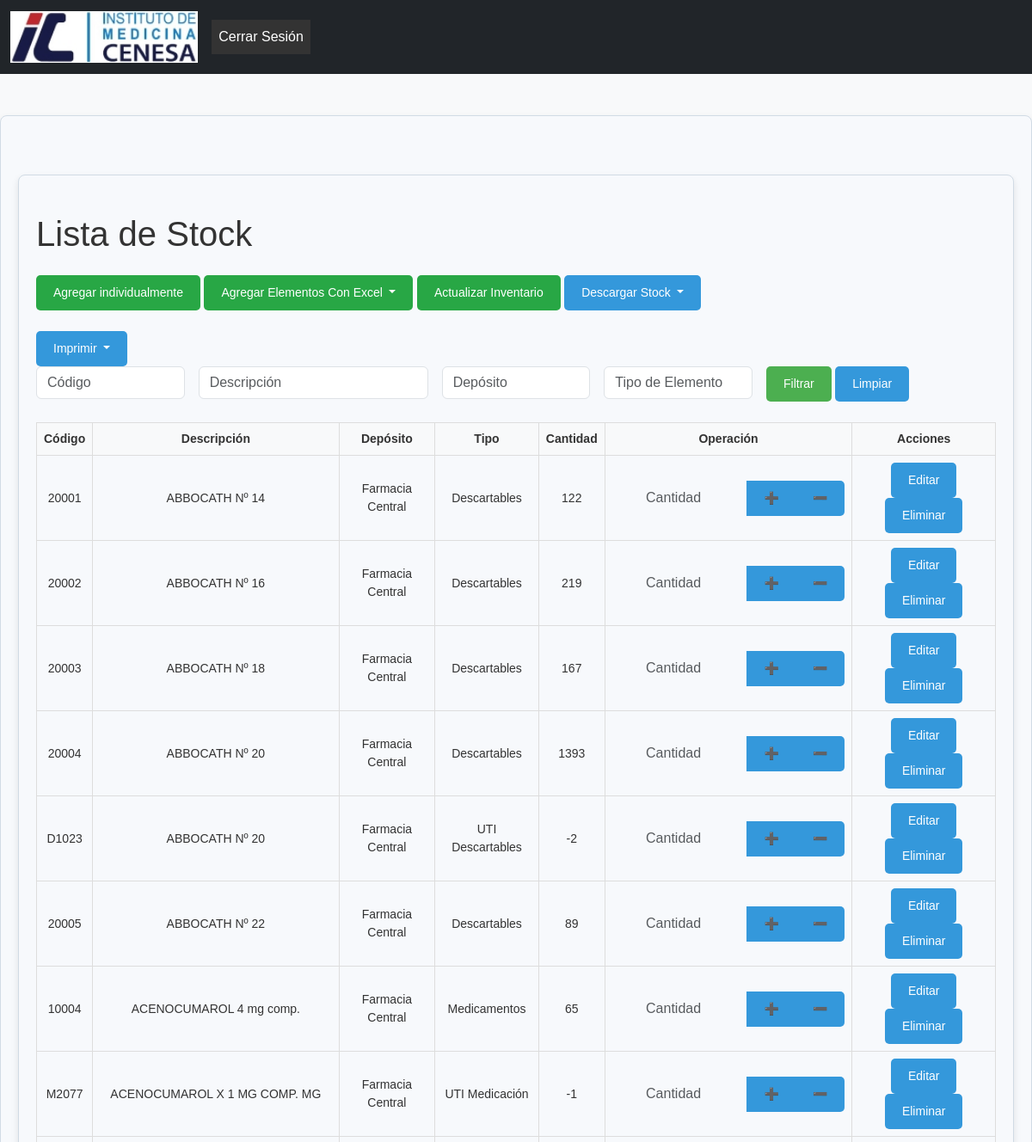
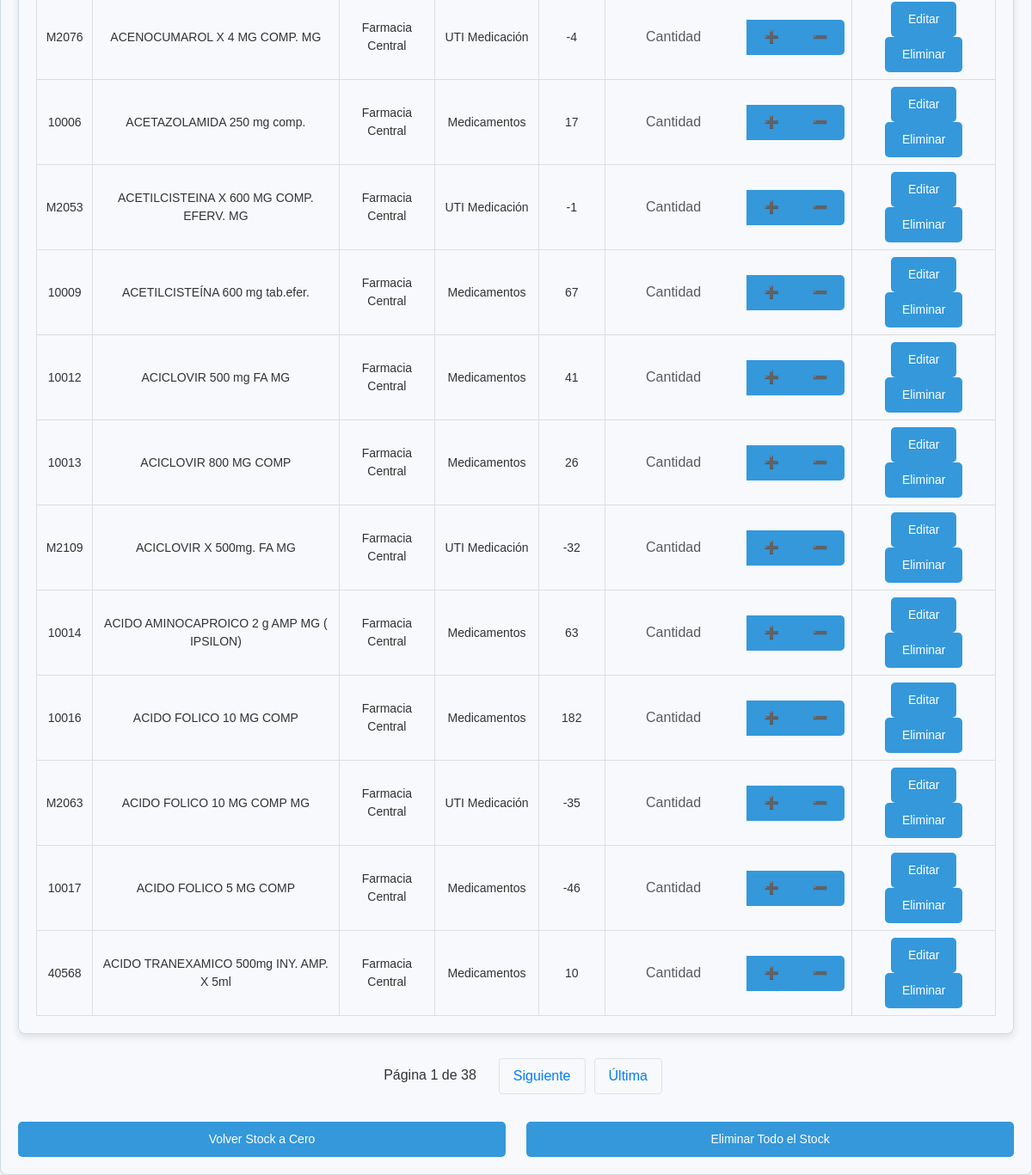
Page /listar-stock/ on the earlier database version (2 pictures, top to bottom).
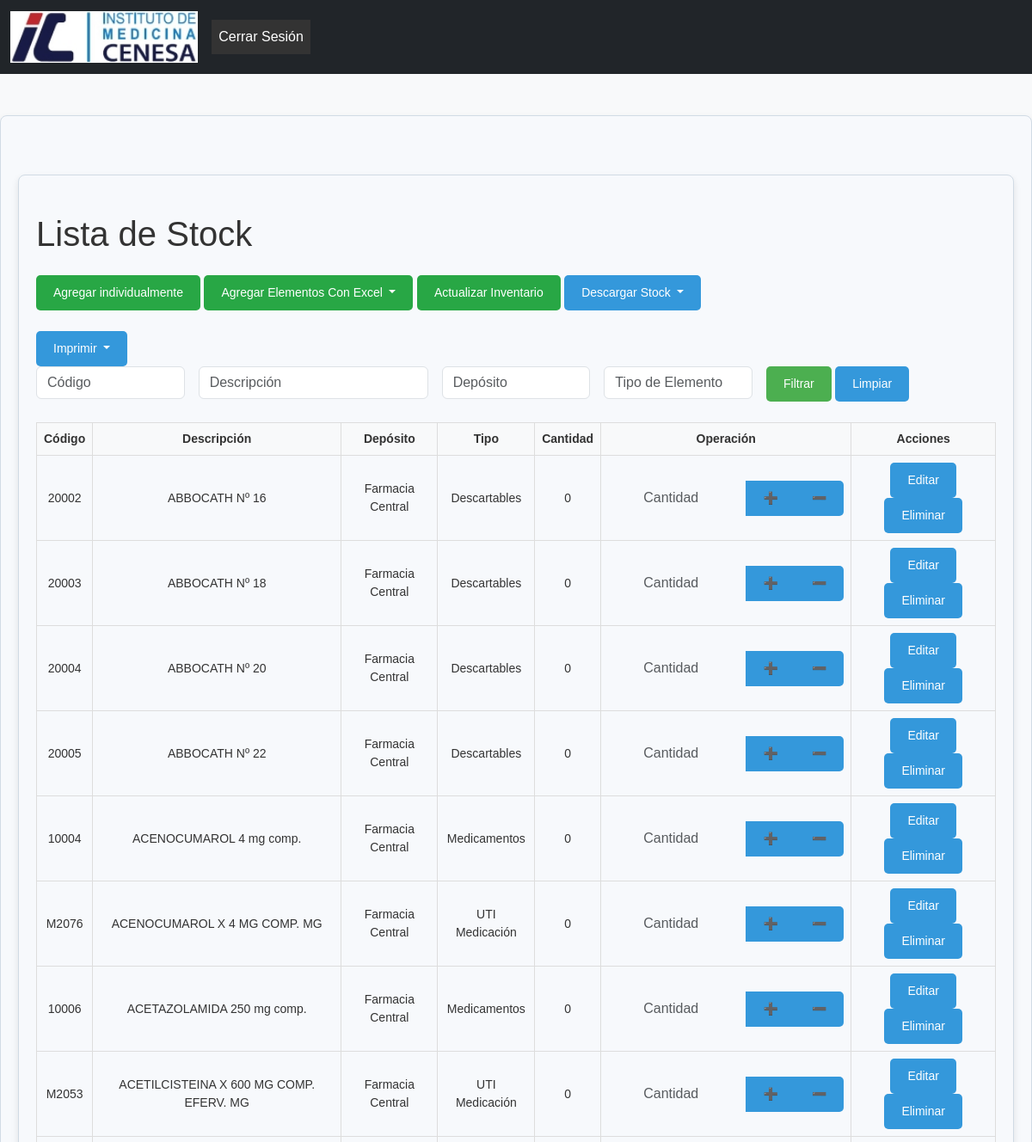
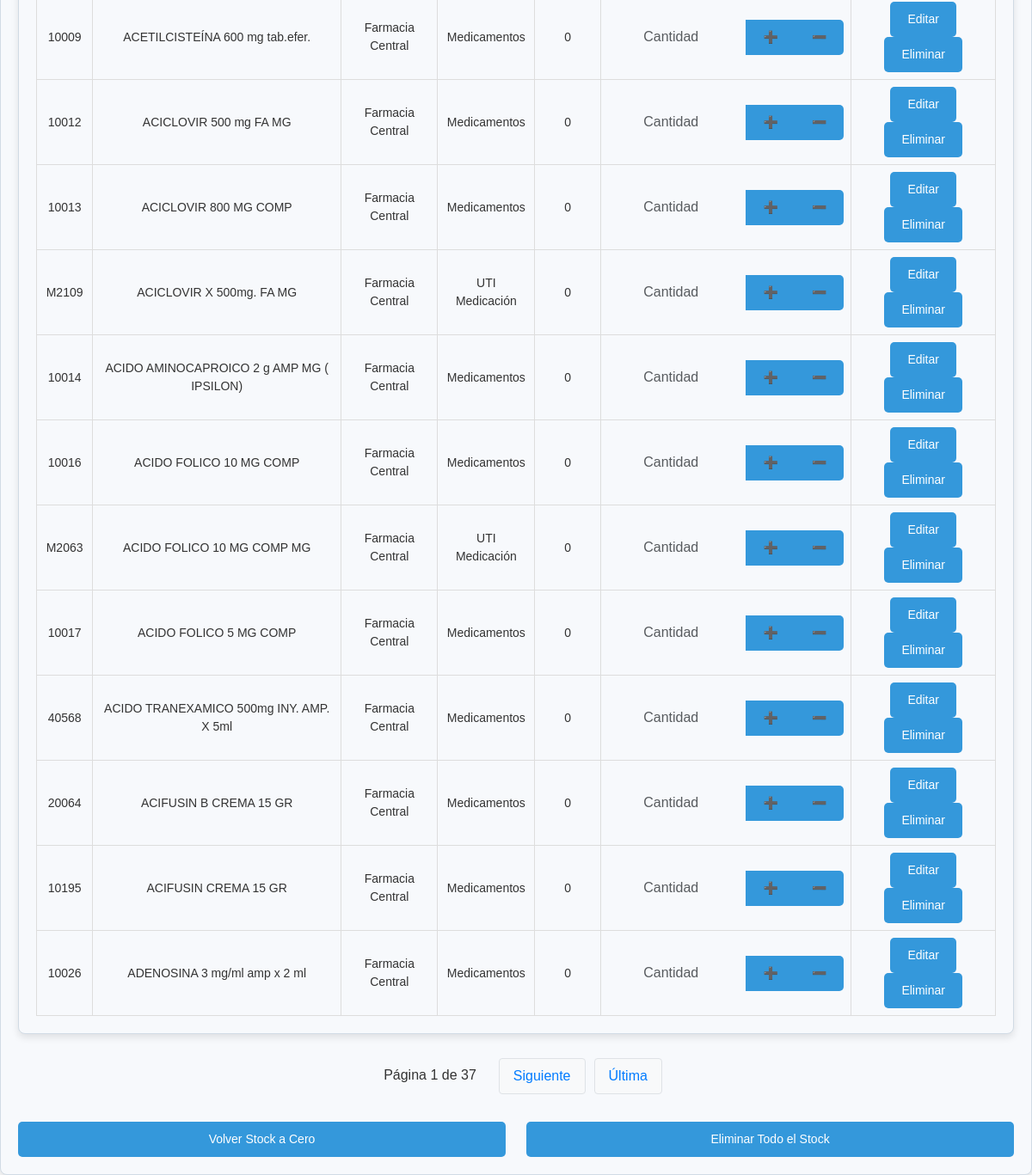
Same page on the later database version (2 pictures, top to bottom).
### formularios/models.py (models this page shows, shortened)
class Stock(models.Model):
    codigo = models.CharField(max_length=100, unique=True)
    descripcion = models.CharField(max_length=255)
    deposito = models.CharField(max_length=255)
    tipo_elemento = models.CharField(max_length=255)
    cantidad = models.DecimalField(max_digits=10, decimal_places=0)

### formularios/views.py (the view)
# urls.py: path('listar-stock/', views.listar_stock, name='listar_stock'),
def listar_stock(request):
    filtro_codigo = request.GET.get('codigo', '')
    filtro_descripcion = request.GET.get('descripcion', '')
    filtro_deposito = request.GET.get('deposito', '')
    filtro_tipo = request.GET.get('tipo', '')
    stock_items = Stock.objects.all()
    if filtro_codigo:
        stock_items = stock_items.filter(codigo__icontains=filtro_codigo)
    if filtro_descripcion:
        stock_items = stock_items.filter(descripcion__icontains=filtro_descripcion)
    if filtro_deposito:
        stock_items = stock_items.filter(deposito__icontains=filtro_deposito)
    if filtro_tipo:
        stock_items = stock_items.filter(tipo_elemento__icontains=filtro_tipo)
    paginator = Paginator(stock_items, 20)  # 20 elementos por página
    page_number = request.GET.get('page')  # Obtener el número de página de la solicitud GET
    page_obj = paginator.get_page(page_number)  # Obtener los elementos paginados
    return render(request, 'farmacia/listar_stock.html', {
        'stock_items': page_obj,  # Usar los elementos paginados en lugar del queryset completo
        'filtro_codigo': filtro_codigo,
        'filtro_descripcion': filtro_descripcion,
        'filtro_deposito': filtro_deposito,
        'filtro_tipo': filtro_tipo,
        'page_obj': page_obj  # Pasar la información de la página para manejar la paginación en la plantilla
    })

### formularios/templates/farmacia/listar_stock.html (shortened to what the changed rows need)
{% extends 'base.html' %}
{% load widget_tweaks %}
{% block content %}
<div class="container mt-5">
    <h1 class="my-4">Lista de Stock</h1>
    <div class="table-responsive">
        <table class="table-excel">
            <thead>
                <tr>
                    <th scope="col">Código</th>
                    <th scope="col">Descripción</th>
                    <th scope="col">Depósito</th>
                    <th scope="col">Tipo</th>
                    <th scope="col">Cantidad</th>
                    <th scope="col">Operación</th>
                    <th scope="col">Acciones</th>
                </tr>
            </thead>
            <tbody>
                {% for item in stock_items %}
                <tr id="row-{{ item.codigo }}">
                    <td>{{ item.codigo }}</td>
                    <td>{{ item.descripcion }}</td>
                    <td>{{ item.deposito }}</td>
                    <td>{{ item.tipo_elemento }}</td>
                    <td id="cantidad-{{ item.codigo }}">{{ item.cantidad }}</td>
                    <td>
                        <form id="form-{{ item.codigo }}" class="modificar-stock-form">
                            <div class="input-group">
                                <input type="number" name="cantidad" class="form-control" placeholder="Cantidad" min="1">
                                <button type="button" class="btn btn-success btn-incrementar" data-codigo="{{ item.codigo }}">➕</button>
                                <button type="button" class="btn btn-danger btn-decrementar" data-codigo="{{ item.codigo }}">➖</button>
                            </div>
                        </form>
                    </td>
                    <td>
                        <a href="{% url 'editar_producto' item.codigo %}" class="btn btn-sm btn-warning">Editar</a>
                        <button type="button" class="btn btn-sm btn-danger btn-eliminar" data-codigo="{{ item.codigo }}">Eliminar</button>
                    </td>
                </tr>
                {% endfor %}
            </tbody>
        </table>
    </div>
</div>
<div class="pagination">
    <span class="step-links">
        <span>Página {{ page_obj.number }} de {{ page_obj.paginator.num_pages }}</span>
        {% if page_obj.has_next %}
            <a href="?page={{ page_obj.next_page_number }}{% if request.GET %}&amp;{% for key, value in request.GET.items %}{% if key != 'page' %}{{ key }}={{ value }}&amp;{% endif %}{% endfor %}{% endif %}">Siguiente</a>
            <a href="?page={{ page_obj.paginator.num_pages }}{% if request.GET %}&amp;{% for key, value in request.GET.items %}{% if key != 'page' %}{{ key }}={{ value }}&amp;{% endif %}{% endfor %}{% endif %}">Última</a>
        {% endif %}
    </span>
</div>
{% endblock %}

Differences in the rows shown:
removed Stock: codigo "20001", descripcion "ABBOCATH Nº 14", deposito "Farmacia Central", tipo_elemento "Descartables", cantidad "122"
removed Stock: codigo "D1023", descripcion "ABBOCATH Nº 20", deposito "Farmacia Central", tipo_elemento "UTI Descartables", cantidad "-2"
removed Stock: codigo "M2077", descripcion "ACENOCUMAROL X 1 MG COMP. MG", deposito "Farmacia Central", tipo_elemento "UTI Medicación", cantidad "-1"
changed Stock "ABBOCATH Nº 16": cantidad "219" → "0"
changed Stock "ABBOCATH Nº 18": cantidad "167" → "0"
changed Stock "ABBOCATH Nº 20": cantidad "1393" → "0"
changed Stock "ABBOCATH Nº 22": cantidad "89" → "0"
changed Stock "ACENOCUMAROL 4 mg comp.": cantidad "65" → "0"
changed Stock "ACENOCUMAROL X 4 MG COMP. MG": cantidad "-4" → "0"
changed Stock "ACETAZOLAMIDA 250 mg comp.": cantidad "17" → "0"
changed Stock "ACETILCISTEINA X 600 MG COMP. EFERV. MG": cantidad "-1" → "0"
changed Stock "ACETILCISTEÍNA 600 mg tab.efer.": cantidad "67" → "0"
changed Stock "ACICLOVIR 500 mg FA MG": cantidad "41" → "0"
changed Stock "ACICLOVIR 800 MG COMP": cantidad "26" → "0"
changed Stock "ACICLOVIR X 500mg. FA MG": cantidad "-32" → "0"
changed Stock "ACIDO AMINOCAPROICO 2 g AMP MG ( IPSILON)": cantidad "63" → "0"
changed Stock "ACIDO FOLICO 10 MG COMP": cantidad "182" → "0"
changed Stock "ACIDO FOLICO 10 MG COMP MG": cantidad "-35" → "0"
changed Stock "ACIDO FOLICO 5 MG COMP": cantidad "-46" → "0"
changed Stock "ACIDO TRANEXAMICO 500mg INY. AMP. X 5ml": cantidad "10" → "0"
now on this page (row edited): Stock: codigo "20064", descripcion "ACIFUSIN B CREMA 15 GR", deposito "Farmacia Central", tipo_elemento "Medicamentos", cantidad "0"
now on this page (row edited): Stock: codigo "10195", descripcion "ACIFUSIN CREMA 15 GR", deposito "Farmacia Central", tipo_elemento "Medicamentos", cantidad "0"
now on this page (row edited): Stock: codigo "10026", descripcion "ADENOSINA 3 mg/ml amp x 2 ml", deposito "Farmacia Central", tipo_elemento "Medicamentos", cantidad "0"
Other differences:
{{ page_obj.paginator.num_pages }}: "38" → "37"
